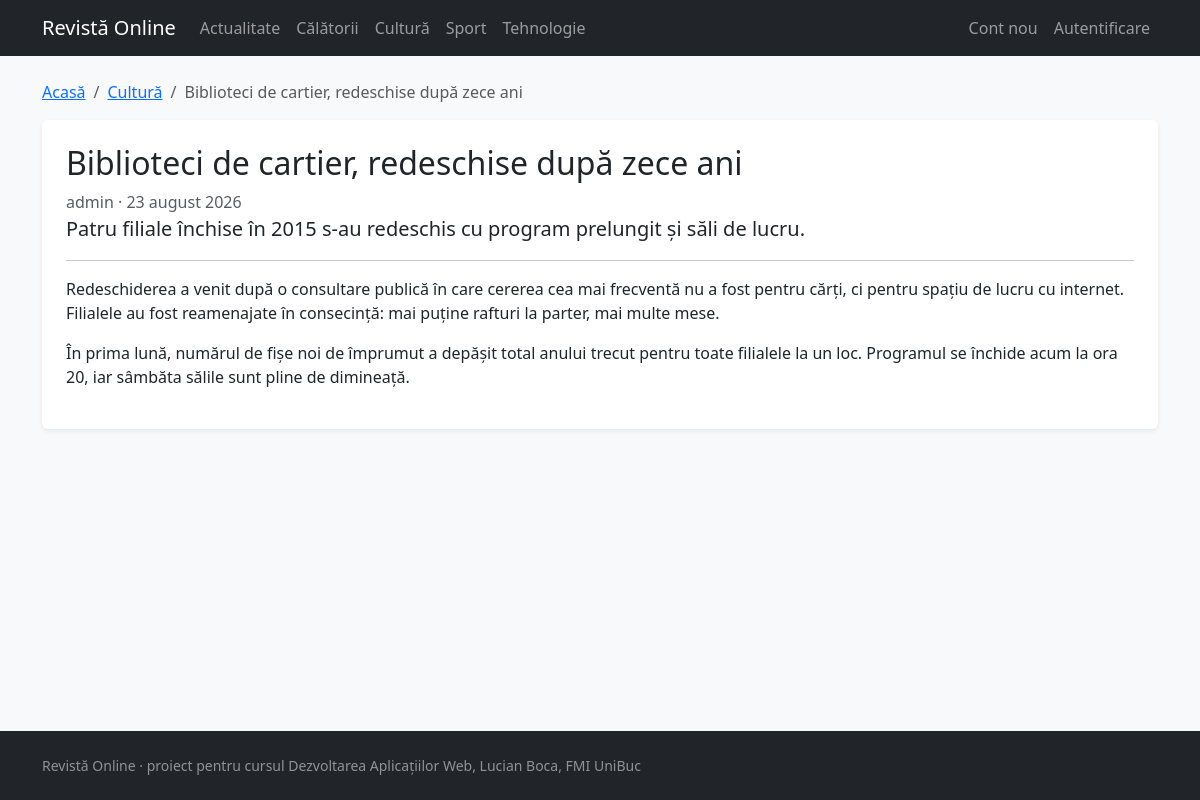
The page /articol/biblioteci-de-cartier-redeschise-dupa-zece-ani on the database its author committed.
### tables this page shows
CREATE TABLE rubrici (
    id   INT AUTO_INCREMENT PRIMARY KEY,
    slug VARCHAR(50) NOT NULL,
    nume VARCHAR(50) NOT NULL,
    UNIQUE KEY uq_rubrici_slug (slug)
);

CREATE TABLE articole (
    id            INT AUTO_INCREMENT PRIMARY KEY,
    id_utilizator INT NOT NULL,
    id_rubrica    INT NOT NULL,
    slug          VARCHAR(255) NOT NULL,
    titlu         VARCHAR(255) NOT NULL,
    rezumat       VARCHAR(500) DEFAULT NULL,
    continut      TEXT NOT NULL,
    imagine       VARCHAR(255) DEFAULT NULL,
    url_video     VARCHAR(255) DEFAULT NULL,
    stare         ENUM('ciorna','publicat') NOT NULL DEFAULT 'ciorna',
    creat_la      DATETIME NOT NULL DEFAULT CURRENT_TIMESTAMP,
    modificat_la  DATETIME NOT NULL DEFAULT CURRENT_TIMESTAMP ON UPDATE CURRENT_TIMESTAMP,
    publicat_la   DATETIME DEFAULT NULL,
    UNIQUE KEY uq_articole_slug (slug),
    KEY idx_articole_utilizator (id_utilizator),
    KEY idx_articole_rubrica (id_rubrica),
     
    KEY idx_articole_listare (stare, publicat_la),
    CONSTRAINT fk_articole_utilizator
        FOREIGN KEY (id_utilizator) REFERENCES utilizatori(id) ON DELETE CASCADE,
     
    CONSTRAINT fk_articole_rubrica
        FOREIGN KEY (id_rubrica) REFERENCES rubrici(id) ON DELETE RESTRICT
);

CREATE TABLE utilizatori (
    id              INT AUTO_INCREMENT PRIMARY KEY,
    nume_utilizator VARCHAR(50)  NOT NULL,
    email           VARCHAR(100) NOT NULL,
    parola          VARCHAR(255) NOT NULL,
    rol             ENUM('admin','autor','cititor') NOT NULL DEFAULT 'cititor',
    creat_la        DATETIME NOT NULL DEFAULT CURRENT_TIMESTAMP,
    UNIQUE KEY uq_utilizatori_email (email),
    UNIQUE KEY uq_utilizatori_nume (nume_utilizator)
);

### src/helpers.php (called while the page is built, shortened)
<?php
function e(?string $text): string
{
    return htmlspecialchars($text ?? '', ENT_QUOTES, 'UTF-8');
}
function formatDate(?string $datetime): string
{
    $months = [
        'ianuarie', 'februarie', 'martie', 'aprilie', 'mai', 'iunie',
        'iulie', 'august', 'septembrie', 'octombrie', 'noiembrie', 'decembrie',
    ];
    $time = strtotime($datetime);
    return date('j', $time) . ' ' . $months[(int) date('n', $time) - 1] . ' ' . date('Y', $time);
}
function paragraphs(?string $text): string
{
    $blocks = preg_split('/\n\s*\n/', trim($text ?? '')) ?: [];
    return implode("\n", array_map(
        fn (string $block) => '<p>' . nl2br(e($block)) . '</p>',
        array_filter($blocks, fn (string $block) => trim($block) !== '')
    ));
}
function render(string $page, array $data = []): void
{
    extract($data, EXTR_SKIP);
    require __DIR__ . '/../views/pages/' . $page . '.php';
    require __DIR__ . '/../views/layout.php';
}

### src/db.php (called while the page is built, shortened)
<?php
function db(): PDO
{
    static $pdo = null;
    if ($pdo === null) {
        $dsn = sprintf(
            'mysql:host=%s;port=%s;dbname=%s;charset=utf8mb4',
            getenv('DB_HOST'),
            getenv('DB_PORT'),
            getenv('DB_NAME')
        );
        $pdo = new PDO($dsn, getenv('DB_USER'), getenv('DB_PASS'), [
            PDO::ATTR_ERRMODE            => PDO::ERRMODE_EXCEPTION,
            PDO::ATTR_DEFAULT_FETCH_MODE => PDO::FETCH_ASSOC,
            PDO::ATTR_EMULATE_PREPARES   => false,
        ]);
    }
    return $pdo;
}
function query(string $sql, array $params = []): PDOStatement
{
    $stmt = db()->prepare($sql);
    $stmt->execute($params);
    return $stmt;
}
function fetchAll(string $sql, array $params = []): array
{
    return query($sql, $params)->fetchAll();
}
function fetchOne(string $sql, array $params = []): ?array
{
    return query($sql, $params)->fetch() ?: null;
}
function checkTable(string $table): string
{
    return $table;
}
function findAll(string $table, string $orderBy = 'id'): array
{
    return fetchAll(sprintf('SELECT * FROM %s ORDER BY %s', checkTable($table), $orderBy));
}

### src/articles.php (called while the page is built, shortened)
<?php
function allSections(): array
{
    return findAll('rubrici', 'nume');
}
function publishedArticleBySlug(string $slug): ?array
{
    return fetchOne(
        "SELECT a.*, r.slug AS slug_rubrica, r.nume AS rubrica,
                u.nume_utilizator AS autor" . ARTICLE_JOINS . "
          WHERE a.slug = ? AND a.stare = 'publicat'",
        [$slug]
    );
}

### src/auth.php (called while the page is built, shortened)
<?php
function currentUser(): ?array
{
    static $user = null;
    return $user;
}

### views/pages/articol.php (the view, shortened to what this page needs)
<nav aria-label="Navigare secundară">
    <ol class="breadcrumb">
        <li class="breadcrumb-item"><a href="/">Acasă</a></li>
        <li class="breadcrumb-item">
            <a href="/rubrica/<?= e($article['slug_rubrica']) ?>"><?= e($article['rubrica']) ?></a>
        </li>
        <li class="breadcrumb-item active" aria-current="page"><?= e($article['titlu']) ?></li>
    </ol>
</nav>
<article class="bg-body p-4 rounded shadow-sm">
    <h1 class="h2"><?= e($article['titlu']) ?></h1>
    <div class="d-flex justify-content-between align-items-center">
        <p class="text-body-secondary mb-0">
            <?= e($article['autor']) ?> &middot; <?= e(formatDate($article['publicat_la'])) ?>
        </p>
    </div>
    <?php if ($article['rezumat'] !== null): ?>
        <p class="lead"><?= e($article['rezumat']) ?></p>
    <?php endif; ?>
    <hr>
    <?= paragraphs($article['continut']) ?>
</article>

### views/partials/nav.php (shortened to what this page needs)
<nav class="navbar navbar-expand-lg navbar-dark bg-dark">
    <div class="container">
        <a class="navbar-brand" href="/">Revistă Online</a>
        <div class="collapse navbar-collapse" id="meniu">
            <ul class="navbar-nav">
                <?php foreach (allSections() as $section): ?>
                    <li class="nav-item">
                        <a class="nav-link" href="/rubrica/<?= e($section['slug']) ?>">
                            <?= e($section['nume']) ?>
                        </a>
                    </li>
                <?php endforeach; ?>
            </ul>
            <?php $user = currentUser(); ?>
            <ul class="navbar-nav ms-auto">
                <?php if ($user === null): ?>
                    <li class="nav-item"><a class="nav-link" href="/inregistrare">Cont nou</a></li>
                    <li class="nav-item"><a class="nav-link" href="/autentificare">Autentificare</a></li>
                <?php endif; ?>
            </ul>
        </div>
    </div>
</nav>

### rows shown on the page
rubrici: nume "Actualitate"
rubrici: nume "Călătorii"
rubrici: nume "Cultură"
rubrici: nume "Sport"
rubrici: nume "Tehnologie"
articole: id_rubrica.nume "Cultură", titlu "Biblioteci de cartier, redeschise după zece ani", id_utilizator.nume_utilizator "admin", publicat_la "23 august 2026", rezumat "Patru filiale închise în 2015 s-au redeschis cu program prelungit și săli de lucru.", continut "Redeschiderea a venit după o consultare publică în care cererea cea mai frecventă nu a fost pentru cărți, ci pentru spațiu de lucru cu internet. Filialele au fost reamenajate în consecință: mai puține rafturi la parter, mai multe mese. În prima lună, numărul de fișe noi de împrumut a depășit total anului trecut pentru toate filialele la un loc. Programul se închide acum la ora 20, iar sâmbăta sălile sunt pline de dimineață."
